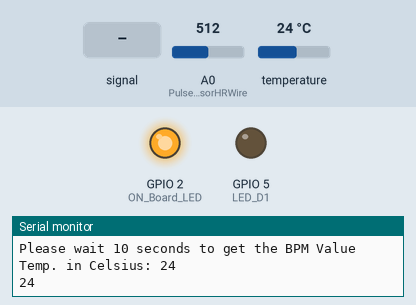
Simulated run of this sketch. Board: ESP8266 (NodeMCU). Shown: output pins drawn as LEDs (lit = HIGH), the last lines printed to the serial monitor. Dashed ring = blinking. The inputs (shaded band) are chosen by the test bench; at power-on: A0 (PulseSensorHRWire) = 512, temperature 24 °C. WiFi joins after 1.5 s; servers stay silent unless stated.

Above: at 3.2 s.
3.3 s: A0 (PulseSensorHRWire) fed a 1000 Hz sine of ±255 counts around its level
At 4.9 s:
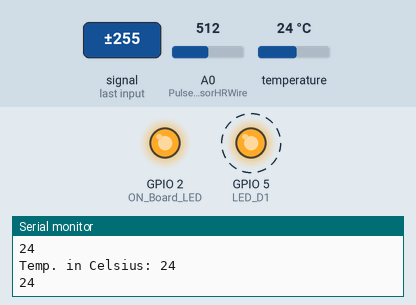
7.6 s: A0 (PulseSensorHRWire) set to 610
At 9.0 s:
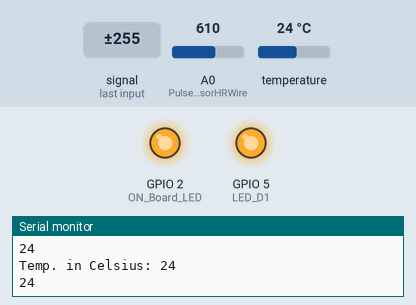
9.9 s: A0 (PulseSensorHRWire) set to 583
At 11.7 s:
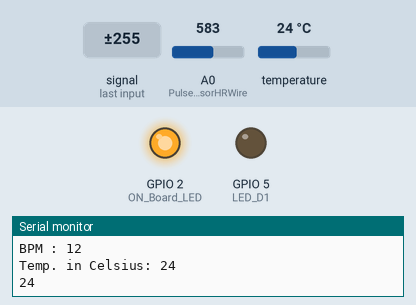
Timing chart, 0 to 13.2 s (numbered marks = the images above; inputs shaded):
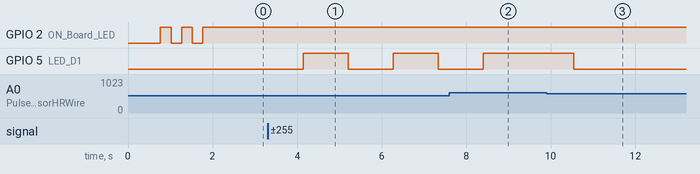

Measured:
- the behaviour switches between 600 and 599 on A0 (PulseSensorHRWire) (found by bisection; images 2 and 3)
- after the input at 3.3 s, GPIO 5 (LED_D1): alternates HIGH for 1.1 s and LOW for 1.1 s, starting after 0.85 s
- after the input at 7.6 s, GPIO 5 (LED_D1): LOW → HIGH after 0.81 s instead of 1.9 s
- after the input at 9.9 s, GPIO 5 (LED_D1): HIGH → LOW after 0.64 s

The sketch:

smart_watch.ino
```cpp
#include <ESP8266WiFi.h>
#include <WiFiClient.h>
#include <FirebaseArduino.h>
#include <OneWire.h>
#include <DallasTemperature.h>

// Data wire is connected to GPIO 4
#define ONE_WIRE_BUS 4

// Setup a oneWire instance to communicate with any OneWire devices
OneWire oneWire(ONE_WIRE_BUS);

// Pass our oneWire reference to Dallas Temperature sensor
DallasTemperature sensors(&oneWire);
//----------------------------------------

#define ON_Board_LED 2  //--> Defining an On Board LED (GPIO2 = D4), used for indicators when the process of connecting to a wifi router and when there is a client request.

//----------------------------------------SSID and Password of your WiFi router
const char* ssid = "Vipan";  //--> Your wifi name
const char* password = "sunilkumar"; //--> Your wifi password
//----------------------------------------

// Firebase
#define FIREBASE_HOST "last-b7f0f-default-rtdb.firebaseio.com"
#define FIREBASE_AUTH "qhkUtOCY9e2DU9Yc3gNH2OmZx5Tk9R9zxkx8QLR2"

// for kvipen164@gmail.com
#define userId "dDlyoycN2iY67HGgifjtftiYiqy1"

unsigned long previousMillisGetHR = 0; //--> will store the last time Millis (to get Heartbeat) was updated.
unsigned long previousMillisHR = 0; //--> will store the last time Millis (to get BPM) was updated.

const long intervalGetHR = 10; //--> Interval for reading heart rate (Heartbeat) = 10ms.
const long intervalHR = 5000; //--> Interval for obtaining the BPM value based on the sample is 10 seconds.

const int PulseSensorHRWire = A0; //--> PulseSensor connected to ANALOG PIN 0 (A0 / ADC 0).
const int LED_D1 = 5; //--> LED to detect when the heart is beating. The LED is connected to PIN D1 (GPIO5) on the NodeMCU ESP12E.
int Threshold = 600; //--> Determine which Signal to "count as a beat" and which to ignore.

int cntHB = 0; //--> Variable for counting the number of heartbeats.
boolean ThresholdStat = true; //--> Variable for triggers in calculating heartbeats.
int BPMval = 0; //--> Variable to hold the result of heartbeats calculation.


//--------------------------------------------------------------------------------

//--------------------------------------------------------------------------------void handleHeartRate()
// This subroutine is executed when there is a request from the browser / client.
// This subroutine will send / display the BPM value to the browser.
void handleHeartRate() {
  digitalWrite(ON_Board_LED, LOW); //--> "ON_Board_LED" will be turned on when the request from the browser / client starts.
  String BPMvalSend = String(BPMval);

  // Store here on Firebase value of BPMval

  digitalWrite(ON_Board_LED, HIGH); //--> Turn off the LED because the client request / browser has been processed.
}
//--------------------------------------------------------------------------------

//--------------------------------------------------------------------------------void GetHeartRate()
// This subroutine is for reading the heart rate and calculating it to get the BPM value.
// To get a BPM value based on a heart rate reading for 10 seconds.
void GetHeartRate() {
  //----------------------------------------Process of reading heart rate.
  unsigned long currentMillisGetHR = millis();

  if (currentMillisGetHR - previousMillisGetHR >= intervalGetHR) {
    previousMillisGetHR = currentMillisGetHR;

    int PulseSensorHRVal = analogRead(PulseSensorHRWire);

    if (PulseSensorHRVal > Threshold && ThresholdStat == true) {
      cntHB++;
      ThresholdStat = false;
      digitalWrite(LED_D1,HIGH);
    }

    if (PulseSensorHRVal < Threshold) {
      ThresholdStat = true;
      digitalWrite(LED_D1,LOW);
    }
  }
  //----------------------------------------

  //----------------------------------------The process for getting the BPM value.
  unsigned long currentMillisHR = millis();

  if (currentMillisHR - previousMillisHR >= intervalHR) {
    previousMillisHR = currentMillisHR;

    BPMval = cntHB * 6; //--> The taken heart rate is for 10 seconds. So to get the BPM value, the total heart rate in 10 seconds x 6.
    Serial.print("BPM : ");
    Serial.println(BPMval);

    cntHB = 0;
  }
  //----------------------------------------
}
//--------------------------------------------------------------------------------

// Temperature in celcius
int sensor_dataC() {
  // Call sensors.requestTemperatures() to issue a global temperature and Requests to all devices on the bus
  sensors.requestTemperatures();
  int tempC = sensors.getTempCByIndex(0);

  if (tempC == -127.00) {
    Serial.println("Unable to read from sensor");
    return 0;
  } else {
    Serial.print("Temp. in Celsius: ");
    Serial.println(tempC);
  }
  Serial.println(tempC);
  return tempC;
}

//--------------------------------------------------------------------------------void setup()
void setup() {
  // put your setup code here, to run once:
  Serial.begin(115200);
  delay(500);

  // Start up the DS18B20 library
  sensors.begin();

  pinMode(ON_Board_LED,OUTPUT); //--> On Board LED port Direction output
  digitalWrite(ON_Board_LED, HIGH); //--> Turn off Led On Board

  pinMode(LED_D1,OUTPUT); //--> Set LED_3 PIN as Output.

  WiFi.mode(WIFI_STA);
  WiFi.begin(ssid, password); //--> Connect to your WiFi router
  Serial.println("");

  //----------------------------------------Wait for connection
  Serial.print("Connecting");
  while (WiFi.status() != WL_CONNECTED) {
    Serial.print(".");
    //----------------------------------------Make the On Board Flashing LED on the process of connecting to the wifi router.
    digitalWrite(ON_Board_LED, LOW);
    delay(250);
    digitalWrite(ON_Board_LED, HIGH);
    delay(250);
    //----------------------------------------
  }
  //----------------------------------------
  digitalWrite(ON_Board_LED, HIGH); //--> Turn off the On Board LED when it is connected to the wifi router.
  //----------------------------------------If successfully connected to the wifi router, the IP Address that will be visited is displayed in the serial monitor
  Serial.println("");
  Serial.print("Successfully connected to : ");
  Serial.println(ssid);
  Serial.print("IP address: ");
  Serial.println(WiFi.localIP());
  Serial.println();
  //----------------------------------------


  Serial.println();
  Serial.println("Please wait 10 seconds to get the BPM Value");
    Firebase.begin(FIREBASE_HOST, FIREBASE_AUTH);
}
//--------------------------------------------------------------------------------

//--------------------------------------------------------------------------------void loop()
void loop() {
  GetHeartRate(); //--> Calling the GetHeartRate() subroutine
  Firebase.setFloat("dDlyoycN2iY67HGgifjtftiYiqy1/userData/vipen/pulseRate", BPMval+68);
  if (Firebase.failed()) {
      Serial.print("setting /number failed:");
      Serial.println(Firebase.error());
      return;
  }
  int temp_in_c = sensor_dataC();
  Firebase.setFloat("dDlyoycN2iY67HGgifjtftiYiqy1/userData/vipen/temperature", temp_in_c);
  if (Firebase.failed()) {
      Serial.print("setting /number failed:");
      Serial.println(Firebase.error());
      return;
  }
}
```
